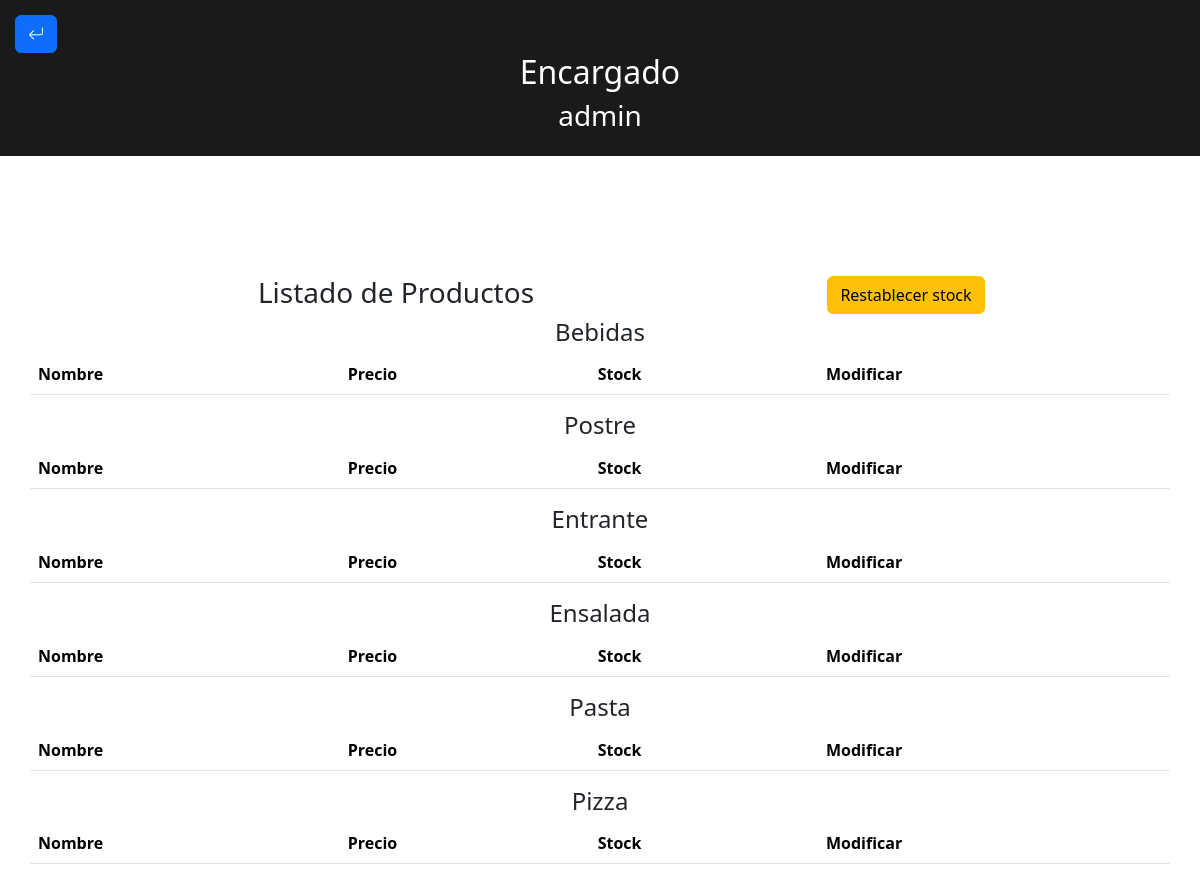
The app's page /encargado/listadoProductos.php (signed in), older data.
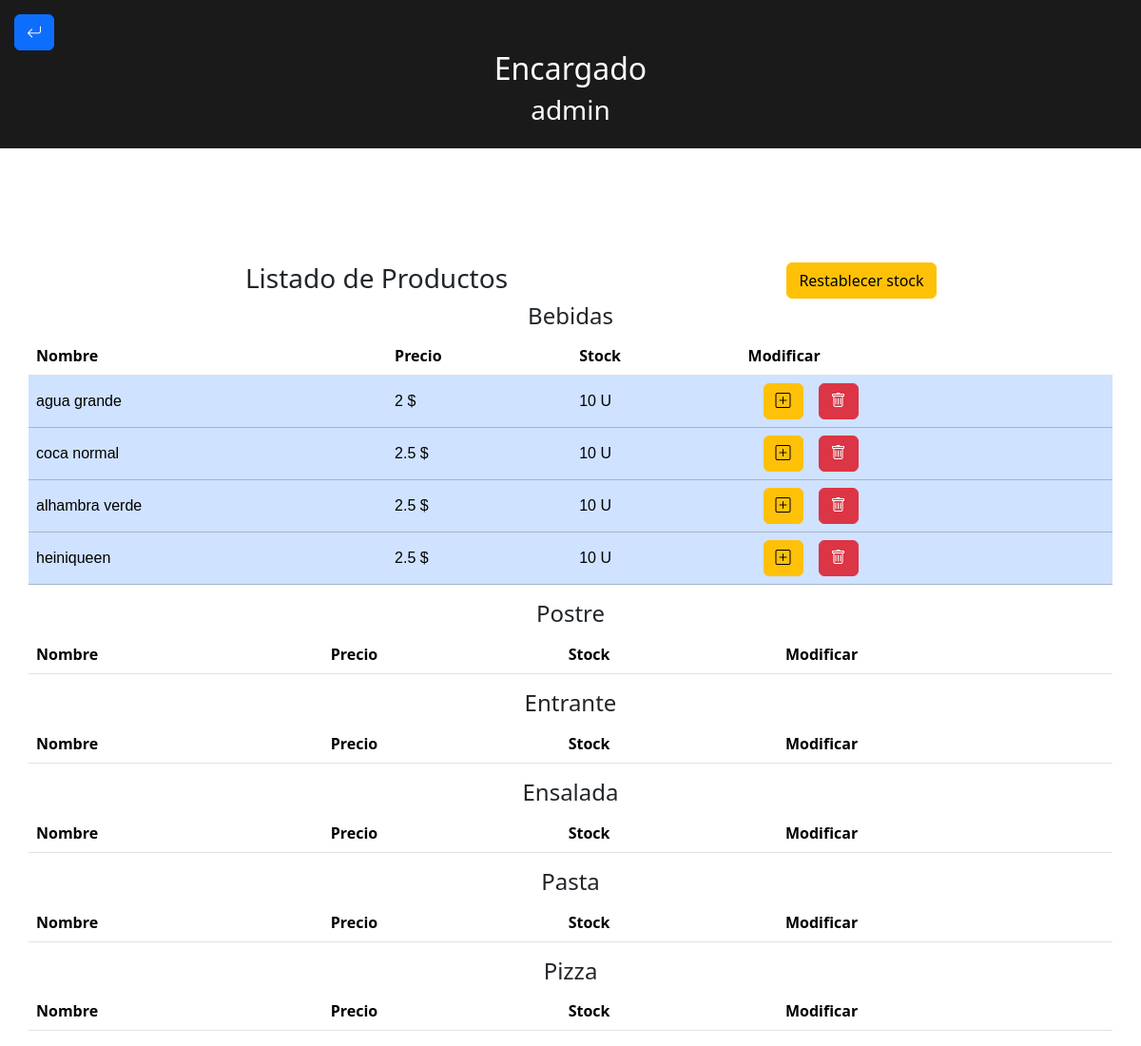
The same page, newer data.
### tables this page shows
CREATE TABLE `productos` (
  `id` int(11) NOT NULL,
  `nombre` varchar(50) NOT NULL,
  `categoria` varchar(50) NOT NULL,
  `precio` float NOT NULL,
  `stock` int(10) NOT NULL
);

### encargado/listadoProductos.php (the view, shortened to what this page needs)
<?php
include "../conexion.php";
?>
<!DOCTYPE html>
<html lang="en">
<head>
    <link rel="stylesheet" href="../styles.css">
    <link rel="stylesheet" href="https://cdn.jsdelivr.net/npm/bootstrap@5.3.3/dist/css/bootstrap.min.css">
    <link rel="stylesheet" href="https://cdn.jsdelivr.net/npm/bootstrap-icons@1.11.3/font/bootstrap-icons.min.css">
</head>
<body>
    <nav>
        <div class="volver">
            <a href="2menuEncargado.php" class="btn btn-primary"><i class="bi bi-arrow-return-left"></i></a>
        </div>
        <div class="centrar">
            <h2>Encargado</h2>
            <?php
            $nombre = $_SESSION['nombre'];
            echo "<h3>$nombre</h3>";
            ?>
        </div>
    </nav>
    <section>
        <section>
            <div class="row justify-content-start">
                <h3 class="col-8">Listado de Productos</h3>
                <form action="listadoProductos.php" method="post" class="col-2">
                    <button type="submit" name="update_stock" class="btn btn-warning">Restablecer stock</button>
                </form>
            </div>
            <div class="container">
                <div class="row">
                    <?php
                    $categorias = ["bebidas", "Postre", "Entrante", "Ensalada", "Pasta", "Pizza"];
                    foreach ($categorias as $categoria) {
                        echo "<h4>" . ucfirst($categoria) . "</h4>";
                        echo "<table class='table table-stripped'>";
                        echo "<thead>
                                <tr>
                                    <th class='text-start'>Nombre</th>
                                    <th class='text-start'>Precio</th>
                                    <th class='text-start'>Stock</th>
                                    <th class='text-start'>Modificar</th>
                                </tr>
                              </thead>
                              <tbody>";
                        $consulta = "SELECT * FROM productos WHERE categoria='$categoria'";
                        $resultado = mysqli_query($conn, $consulta);
                        while ($fila = mysqli_fetch_array($resultado)) {
                            $id = $fila['id'];
                            $nombre = $fila['nombre'];
                            $precio = $fila['precio'];
                            $stock = $fila['stock'];
                            $clase = "";
                            switch ($categoria) {
                                case 'bebidas':
                                    $clase = "table-primary";
                                    break;
                            }
                            echo "<tr  class='$clase'>";
                            echo "<td class='tdProductos'>$nombre</td>";
                            echo "<td class='tdProductos'>$precio $</td>";
                            echo "<td class='tdProductos'>$stock U </td>";
                            echo "<td class='tdProductos'><a href='añadirStock.php?id=$id' class='ms-3 btn btn-warning'><i class='bi bi-plus-square'></i></a><a href='eliminarProducto.php?id=$id' class='ms-3 btn btn-danger'><i class='bi bi-trash'></i></a></td>";
                            echo "</tr>";
                        }
                        echo "</tbody></table>";
                    }
                    ?>
                </div>
            </div>
        </section>
</body>
</html>

### styles.css (style rules this page uses)
body { margin: 0 auto; }
nav { background-color: rgb(26, 26, 26); color: white; padding: 15px; }
nav .volver { justify-content: left; }
nav .centrar { text-align: center; }
section { margin-top: 10%; text-align: center; }
.tdProductos { align-content: center; text-align: start; font-family: Arial, Helvetica, sans-serif; }

Row changes from the older to the newer data that the page shows:
added productos: nombre "agua grande", precio "2", stock "10"
added productos: nombre "coca normal", precio "2.5", stock "10"
added productos: nombre "alhambra verde", precio "2.5", stock "10"
added productos: nombre "heiniqueen", precio "2.5", stock "10"
